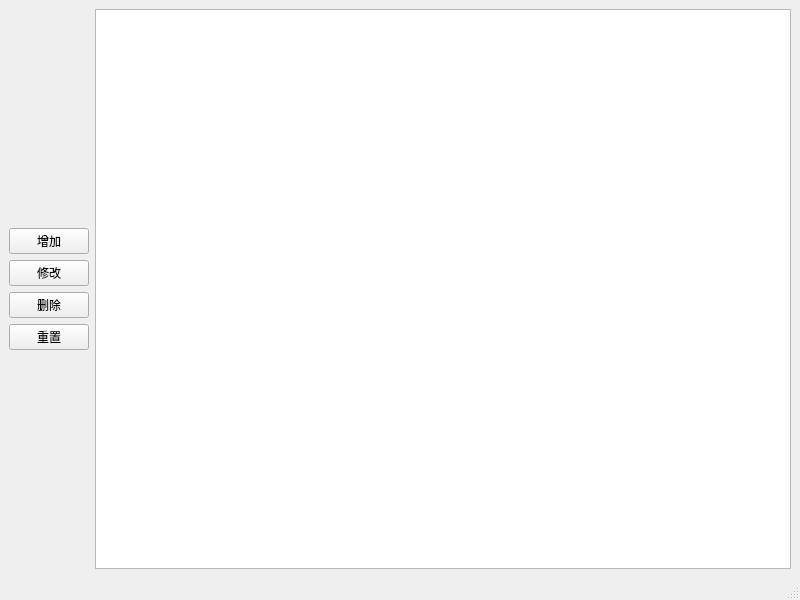
<?xml version="1.0" encoding="UTF-8"?>
<ui version="4.0">
 <class>MainWindow</class>
 <widget class="QMainWindow" name="MainWindow">
  <property name="geometry">
   <rect>
    <x>0</x>
    <y>0</y>
    <width>800</width>
    <height>600</height>
   </rect>
  </property>
  <property name="windowTitle">
   <string>MainWindow</string>
  </property>
  <widget class="QWidget" name="centralwidget">
   <layout class="QHBoxLayout" name="horizontalLayout">
    <item>
     <layout class="QVBoxLayout" name="verticalLayout" stretch="0,1,1,1,1,0">
      <item>
       <spacer name="verticalSpacer_2">
        <property name="orientation">
         <enum>Qt::Vertical</enum>
        </property>
        <property name="sizeHint" stdset="0">
         <size>
          <width>20</width>
          <height>40</height>
         </size>
        </property>
       </spacer>
      </item>
      <item>
       <widget class="QPushButton" name="pushButton">
        <property name="text">
         <string>增加</string>
        </property>
       </widget>
      </item>
      <item>
       <widget class="QPushButton" name="pushButton_reset">
        <property name="text">
         <string>修改</string>
        </property>
       </widget>
      </item>
      <item>
       <widget class="QPushButton" name="pushButton_del">
        <property name="text">
         <string>删除</string>
        </property>
       </widget>
      </item>
      <item>
       <widget class="QPushButton" name="pushButton_clear">
        <property name="text">
         <string>重置</string>
        </property>
       </widget>
      </item>
      <item>
       <spacer name="verticalSpacer">
        <property name="orientation">
         <enum>Qt::Vertical</enum>
        </property>
        <property name="sizeHint" stdset="0">
         <size>
          <width>20</width>
          <height>40</height>
         </size>
        </property>
       </spacer>
      </item>
     </layout>
    </item>
    <item>
     <widget class="QListView" name="listView"/>
    </item>
   </layout>
  </widget>
  <widget class="QMenuBar" name="menubar">
   <property name="geometry">
    <rect>
     <x>0</x>
     <y>0</y>
     <width>800</width>
     <height>25</height>
    </rect>
   </property>
  </widget>
  <widget class="QStatusBar" name="statusbar"/>
 </widget>
 <resources/>
 <connections/>
</ui>
